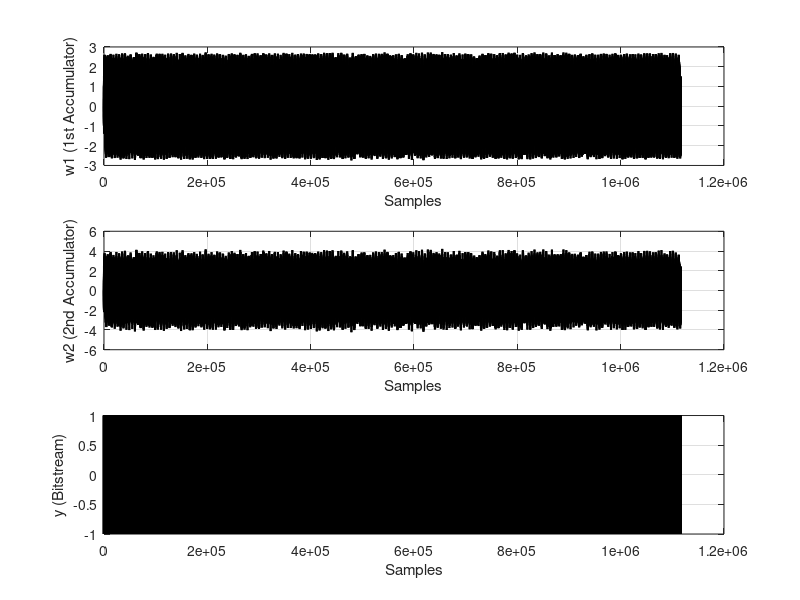

The MATLAB script that drew this image: (Note: this script raises an error after producing the figure.)
% 2nd order sigma-delta with feedback loop filter and local feedback (resonator)

clear all; close all;

%%% [MOD] === Exercise 2.5: scaled FB MOD2 with local feedback (resonator) ==

% Input and sampling definitions
fin        = 1.003;  % input frequency (kHz)
fs         = 5600;   % sampling frequency (kHz)
amplitude  = 0.5;
offset     = 0.00;
nr_periods = 200;

% system bandwidth
fb = 20;

N = round(nr_periods*fs/fin);

in = offset + amplitude*sin(2*pi*[1:N]/(fs/fin));

% Locate the bins related to the main tone, as well as the inband bins
fres = fs/N;
maintone = round(fin/fres);
signal_bins = [maintone-7:maintone+7];
inband_bins = [1:round(fb/fres)];
noise_bins = setdiff(inband_bins,signal_bins);

% Pre-allocation of vectors
y = zeros(1,N); w1 = y; w2 = y;  y(1) = 1;

% Feedback filter coefficients (unscaled)
b1 = 1; b2 = 1;
a1 = 1; a2 = 2;
d  = 0.00017;

% Main Modulator Loop (unscaled, baseline d value)
for a = 2:N
    w2(a) = w2(a-1) + b2*(w1(a-1)-a2*y(a-1));
    y(a) = 2*(w2(a)>=0)-1;
    w1(a) = w1(a-1) + b1*(in(a-1)-a1*y(a-1)-d*w2(a-1));
end

%************************************************************************
% Time domain output (unscaled)
%************************************************************************

figure(1);
subplot(3,1,1); plot(w1,'k','LineWidth',1.5);
xlabel('Samples'); ylabel('w1 (1st Accumulator)');  grid on;
subplot(3,1,2); plot(w2,'k','LineWidth',1.5);
xlabel('Samples'); ylabel('w2 (2nd Accumulator)');  grid on;
subplot(3,1,3); plot(y,'k','LineWidth',1.5);
xlabel('Samples'); ylabel('y (Bitstream)');  grid on;
sgtitle(sprintf('Unscaled localFB MOD2 -- d=%.5g, max|w1|=%.2f, max|w2|=%.2f', ...
                d, max(abs(w1)), max(abs(w2))));
saveas(gcf,'results/MOD2_localFB_unscaled_time.png');

%************************************************************************
% Frequency domain output (unscaled)
%************************************************************************

ffty = abs(fft(y'.*(kaiser(length(y),20))));

figure(2);
semilogx((1:N/2)*fres,20*log10(ffty(1:N/2)),...
         signal_bins*fres,20*log10(ffty(signal_bins)),'r',...
         noise_bins*fres,20*log10(ffty(noise_bins)),'g','LineWidth',1);
grid on; xlabel('Frequency'); ylabel('Amplitude [dB]');
title('Output spectrum of the 2nd order FB modulator with local feedback');
saveas(gcf,'results/MOD2_localFB_unscaled_spectrum.png');

% SNR at the baseline d
signal_power = sum(ffty(signal_bins).^2);
noise_power  = sum(ffty(noise_bins).^2);
SNR_baseline = 10*log10(signal_power/noise_power);
fprintf('\n[Baseline localFB, d = %.5g]  SNR = %.2f dB\n', d, SNR_baseline);

%%% [MOD] === Sweep d: find the value that maximizes SNR ===================
%%% [MOD] d shifts the NTF zeros off DC into the band -> a notch appears.
%%% [MOD] Schreier rule of thumb: optimum f_notch = fb/sqrt(3) for MOD2.
d_list = [0, 5e-5, 1e-4, 1.5e-4, 1.7e-4, 2e-4, 3e-4, 5e-4];
SNR_d  = zeros(size(d_list));

fprintf('\n[d sweep]   d              SNR [dB]\n');
fprintf(           '-----------    ----------\n');
for k = 1:length(d_list)
    dk = d_list(k);
    yk = zeros(1,N); yk(1) = 1; w1k = zeros(1,N); w2k = zeros(1,N);
    for a = 2:N
        w2k(a) = w2k(a-1) + b2*(w1k(a-1) - a2*yk(a-1));
        yk(a)  = 2*(w2k(a)>=0)-1;
        w1k(a) = w1k(a-1) + b1*(in(a-1) - a1*yk(a-1) - dk*w2k(a-1));
    end
    fk = abs(fft(yk' .* kaiser(N,20)));
    sp = sum(fk(signal_bins).^2);
    np = sum(fk(noise_bins).^2);
    SNR_d(k) = 10*log10(sp/np);
    fprintf('  %10.5g    %8.2f\n', dk, SNR_d(k));
end

figure(3);
plot(d_list, SNR_d, 'b-o', 'LineWidth', 1.2);
grid on; xlabel('d [-]'); ylabel('SNR [dB]');
title('SNR vs local-feedback coefficient d');
saveas(gcf,'results/MOD2_localFB_SNR_vs_d.png');

% Pick the d that maximizes SNR (or stick with 0.00017 if sweep agrees)
[~, idx_best] = max(SNR_d);
d_best = d_list(idx_best);
fprintf('[d sweep]   best d = %.5g  ->  SNR = %.2f dB\n', d_best, SNR_d(idx_best));

%%% [MOD] === Compare d = 0 vs d = d_best in one spectrum overlay ==========
y0 = zeros(1,N); y0(1) = 1; w10 = zeros(1,N); w20 = zeros(1,N);
yB = zeros(1,N); yB(1) = 1; w1B = zeros(1,N); w2B = zeros(1,N);
for a = 2:N
    w20(a) = w20(a-1) + b2*(w10(a-1) - a2*y0(a-1));
    y0(a)  = 2*(w20(a)>=0)-1;
    w10(a) = w10(a-1) + b1*(in(a-1) - a1*y0(a-1) - 0*w20(a-1));

    w2B(a) = w2B(a-1) + b2*(w1B(a-1) - a2*yB(a-1));
    yB(a)  = 2*(w2B(a)>=0)-1;
    w1B(a) = w1B(a-1) + b1*(in(a-1) - a1*yB(a-1) - d_best*w2B(a-1));
end
f0 = abs(fft(y0' .* kaiser(N,20))); f0 = 20*log10(f0/max(f0)/sqrt(2));
fB = abs(fft(yB' .* kaiser(N,20))); fB = 20*log10(fB/max(fB)/sqrt(2));

figure(4);
semilogx((1:N/2)*fres, f0(1:N/2), 'b', 'LineWidth', 1.0); hold on;
semilogx((1:N/2)*fres, fB(1:N/2), 'g', 'LineWidth', 1.0); hold off;
grid on; xlabel('Frequency'); ylabel('Amplitude [dB]');
legend(sprintf('d = 0'), sprintf('d = %.5g', d_best), 'Location','southeast');
title('Local feedback: NTF notch at d > 0');
saveas(gcf,'results/MOD2_localFB_spectrum_d0_vs_dbest.png');

%%% [MOD] === Scale coefficients so |w1|, |w2| < 0.2 V at A = 0.5 V ========
%%% [MOD] After scaling, the loop transfer is preserved if:
%%% [MOD]   b1* = 0.06, b2* = 0.5, a2* = 2*b1*, d* = d/(b1*b2)
target = 0.2;
b1_s = target / max(abs(w1));            % ~ 0.06
b2_s = target / (b1_s * max(abs(w2)));   % ~ 0.5
a2_s = a2 * b1_s;
d_s  = d_best / (b1_s * b2_s);
fprintf('[Scaled localFB]  b1*=%.4f, b2*=%.4f, a2*=%.4f, d*=%.5g\n', ...
        b1_s, b2_s, a2_s, d_s);

y_s = zeros(1,N); y_s(1) = 1; w1_s = zeros(1,N); w2_s = zeros(1,N);
for a = 2:N
    w2_s(a) = w2_s(a-1) + b2_s*(w1_s(a-1) - a2_s*y_s(a-1));
    y_s(a)  = 2*(w2_s(a)>=0)-1;
    w1_s(a) = w1_s(a-1) + b1_s*(in(a-1) - a1*y_s(a-1) - d_s*w2_s(a-1));
end
fprintf('[Scaled localFB]  max|w1| = %.3f V, max|w2| = %.3f V\n', ...
        max(abs(w1_s)), max(abs(w2_s)));

figure(5);
subplot(3,1,1); plot(w1_s,'k','LineWidth',1.0);
xlabel('Samples'); ylabel('w1 [V]'); grid on; ylim([-0.3 0.3]);
subplot(3,1,2); plot(w2_s,'k','LineWidth',1.0);
xlabel('Samples'); ylabel('w2 [V]'); grid on; ylim([-0.3 0.3]);
subplot(3,1,3); plot(y_s,'k','LineWidth',1.0);
xlabel('Samples'); ylabel('y'); grid on;
sgtitle(sprintf('Scaled localFB MOD2 -- max|w1|=%.3f, max|w2|=%.3f', ...
                max(abs(w1_s)), max(abs(w2_s))));
saveas(gcf,'results/MOD2_localFB_scaled_time.png');

ff_s = abs(fft(y_s' .* kaiser(N,20)));
sp = sum(ff_s(signal_bins).^2); np = sum(ff_s(noise_bins).^2);
SNR_scaled = 10*log10(sp/np);
fprintf('[Scaled localFB]  SNR = %.2f dB\n', SNR_scaled);
